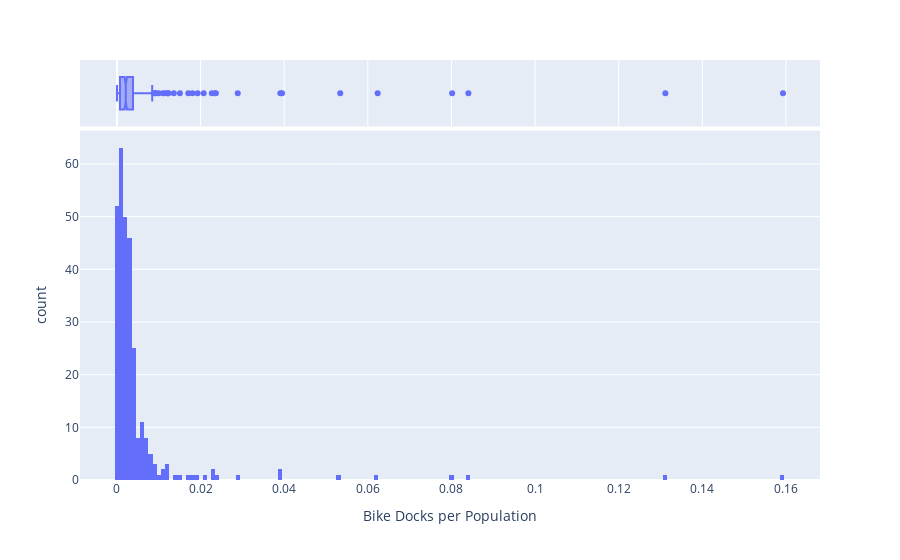

The notebook cell saved with this chart:
### Code cell
sorted_df = bike_pop.sort_values(by='Bike Docks per Population', ascending=False)
fig = px.histogram(sorted_df, x='Bike Docks per Population', nbins=200, marginal='box')
fig.show()

### Figure 1 — Plotly figure (JSON) as saved in the notebook; plotly's stock layout.template omitted (floating-point values rounded to 4 significant figures; data arrays with more than 128 entries replaced by an {"elided": "..."} marker saying what was removed)
{"data": [{"alignmentgroup": "True", "bingroup": "x", "hovertemplate": "Bike Docks per Population=%{x}<br>count=%{y}<extra></extra>", "legendgroup": "", "marker": {"color": "#636efa", "pattern": {"shape": ""}}, "name": "", "nbinsx": 200, "offsetgroup": "", "orientation": "v", "showlegend": false, "type": "histogram", "x": {"elided": "295 float values"}, "xaxis": "x", "yaxis": "y"}, {"alignmentgroup": "True", "hovertemplate": "Bike Docks per Population=%{x}<extra></extra>", "legendgroup": "", "marker": {"color": "#636efa"}, "name": "", "notched": true, "offsetgroup": "", "showlegend": false, "type": "box", "x": {"elided": "295 float values"}, "xaxis": "x2", "yaxis": "y2"}], "layout": {"barmode": "relative", "legend": {"tracegroupgap": 0}, "margin": {"t": 60}, "xaxis": {"anchor": "y", "domain": [0, 1], "title": {"text": "Bike Docks per Population"}}, "xaxis2": {"anchor": "y2", "domain": [0, 1], "matches": "x", "showgrid": true, "showticklabels": false}, "yaxis": {"anchor": "x", "domain": [0, 0.8316], "title": {"text": "count"}}, "yaxis2": {"anchor": "x2", "domain": [0.8416, 1], "matches": "y2", "showgrid": false, "showline": false, "showticklabels": false, "ticks": ""}}}
